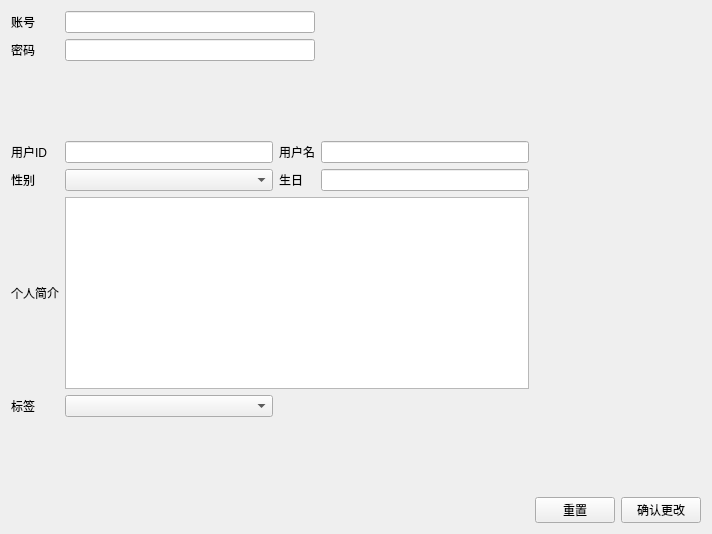
<?xml version="1.0" encoding="UTF-8"?>
<ui version="4.0">
 <class>Form</class>
 <widget class="QWidget" name="Form">
  <property name="geometry">
   <rect>
    <x>0</x>
    <y>0</y>
    <width>712</width>
    <height>534</height>
   </rect>
  </property>
  <property name="windowTitle">
   <string>Form</string>
  </property>
  <layout class="QVBoxLayout" name="verticalLayout">
   <item>
    <layout class="QGridLayout" name="gridLayout">
     <item row="4" column="4">
      <widget class="QLineEdit" name="birthday_edit"/>
     </item>
     <item row="7" column="0">
      <widget class="QLabel" name="label_8">
       <property name="text">
        <string>标签</string>
       </property>
      </widget>
     </item>
     <item row="9" column="6">
      <widget class="QPushButton" name="apply_button">
       <property name="text">
        <string>确认更改</string>
       </property>
      </widget>
     </item>
     <item row="6" column="0">
      <widget class="QLabel" name="label_7">
       <property name="text">
        <string>个人简介</string>
       </property>
      </widget>
     </item>
     <item row="3" column="5" colspan="2">
      <spacer name="horizontalSpacer_2">
       <property name="orientation">
        <enum>Qt::Horizontal</enum>
       </property>
       <property name="sizeHint" stdset="0">
        <size>
         <width>40</width>
         <height>20</height>
        </size>
       </property>
      </spacer>
     </item>
     <item row="7" column="2">
      <widget class="QComboBox" name="user_label_combox"/>
     </item>
     <item row="1" column="2" colspan="2">
      <widget class="QLineEdit" name="password_edit"/>
     </item>
     <item row="1" column="0">
      <widget class="QLabel" name="label_2">
       <property name="text">
        <string>密码</string>
       </property>
      </widget>
     </item>
     <item row="8" column="2">
      <spacer name="verticalSpacer">
       <property name="orientation">
        <enum>Qt::Vertical</enum>
       </property>
       <property name="sizeHint" stdset="0">
        <size>
         <width>20</width>
         <height>40</height>
        </size>
       </property>
      </spacer>
     </item>
     <item row="3" column="0">
      <widget class="QLabel" name="label_3">
       <property name="text">
        <string>用户ID</string>
       </property>
      </widget>
     </item>
     <item row="0" column="2" colspan="2">
      <widget class="QLineEdit" name="acount_edit"/>
     </item>
     <item row="3" column="3">
      <widget class="QLabel" name="label_4">
       <property name="text">
        <string>用户名</string>
       </property>
      </widget>
     </item>
     <item row="3" column="4">
      <widget class="QLineEdit" name="user_name_edit"/>
     </item>
     <item row="3" column="2">
      <widget class="QLineEdit" name="uid_eidt"/>
     </item>
     <item row="4" column="2">
      <widget class="QComboBox" name="gender_combox"/>
     </item>
     <item row="9" column="5">
      <widget class="QPushButton" name="reset_button">
       <property name="text">
        <string>重置</string>
       </property>
      </widget>
     </item>
     <item row="4" column="0">
      <widget class="QLabel" name="label_5">
       <property name="text">
        <string>性别</string>
       </property>
      </widget>
     </item>
     <item row="0" column="0">
      <widget class="QLabel" name="label">
       <property name="text">
        <string>账号</string>
       </property>
      </widget>
     </item>
     <item row="4" column="5" colspan="2">
      <spacer name="horizontalSpacer">
       <property name="orientation">
        <enum>Qt::Horizontal</enum>
       </property>
       <property name="sizeHint" stdset="0">
        <size>
         <width>40</width>
         <height>20</height>
        </size>
       </property>
      </spacer>
     </item>
     <item row="6" column="2" colspan="3">
      <widget class="QPlainTextEdit" name="user_des_edit"/>
     </item>
     <item row="4" column="3">
      <widget class="QLabel" name="label_6">
       <property name="text">
        <string>生日</string>
       </property>
      </widget>
     </item>
     <item row="2" column="2">
      <spacer name="verticalSpacer_2">
       <property name="orientation">
        <enum>Qt::Vertical</enum>
       </property>
       <property name="sizeHint" stdset="0">
        <size>
         <width>20</width>
         <height>40</height>
        </size>
       </property>
      </spacer>
     </item>
    </layout>
   </item>
  </layout>
 </widget>
 <resources/>
 <connections/>
</ui>
